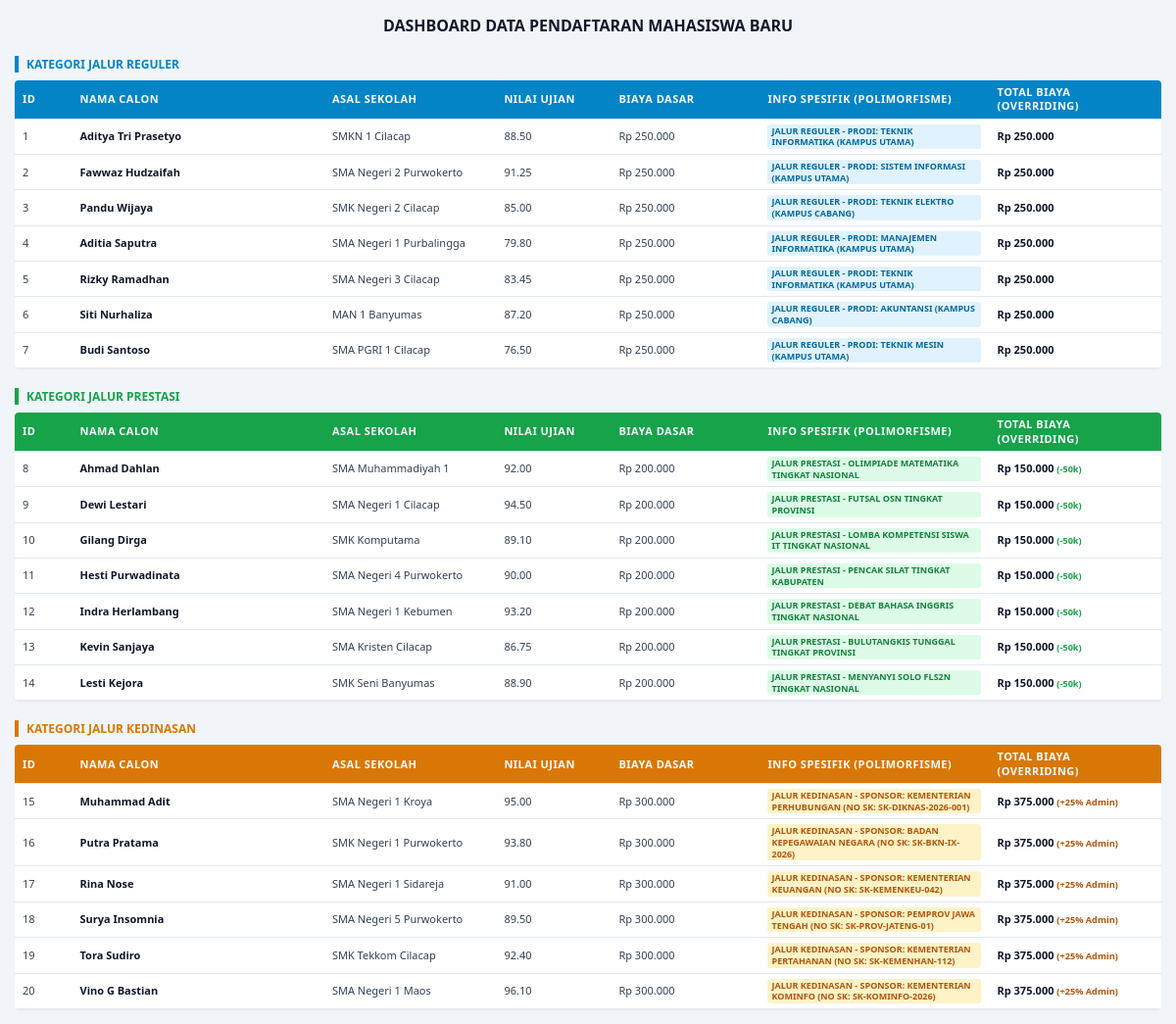
The page / on the database its author committed.
### tables this page shows
CREATE TABLE `tabel_pendaftaran` (
  `id_pendaftaran` int NOT NULL,
  `nama_calon` varchar(255) NOT NULL,
  `asal_sekolah` varchar(150) NOT NULL,
  `nilai_ujian` decimal(5,2) NOT NULL,
  `biaya_pendaftaran_dasar` decimal(10,0) NOT NULL,
  `jalur_pendaftaran` enum('Reguler','Prestasi','Kedinasan') NOT NULL,
  `pilihan_prodi` varchar(100) DEFAULT NULL,
  `lokasi_kampus` varchar(100) DEFAULT NULL,
  `jenis_prestasi` varchar(100) DEFAULT NULL,
  `tingkat_prestasi` varchar(50) DEFAULT NULL,
  `sk_ikatan_dinas` varchar(100) DEFAULT NULL,
  `instansi_sponsor` varchar(150) DEFAULT NULL
);

### pendaftaranreguler.php (called while the page is built, shortened)
<?php
require_once 'Pendaftaran.php';
class PendaftaranReguler extends Pendaftaran {
    private $pilihanProdi;
    private $lokasiKampus;
    public function __construct($id_pendaftaran, $nama_calon, $asal_sekolah, $nilai_ujian, $biayaPendaftaranDasar, $pilihanProdi, $lokasiKampus) {
        $this->pilihanProdi = $pilihanProdi;
        $this->lokasiKampus = $lokasiKampus;
    }
    public function hitungTotalBiaya() {
        return $this->biayaPendaftaranDasar;
    }
    public function tampilkanInfoJalur() {
        return "Jalur Reguler - Prodi: " . $this->pilihanProdi . " (" . $this->lokasiKampus . ")";
    }
    public static function getDaftarReguler($db) {
        $sql = "SELECT id_pendaftaran, nama_calon, asal_sekolah, nilai_ujian, biaya_pendaftaran_dasar, pilihan_prodi, lokasi_kampus
                FROM tabel_pendaftaran
                WHERE jalur_pendaftaran = 'Reguler'";
        return $db->query($sql);
    }
}
?>

### Pendaftaran.php (called while the page is built, shortened)
<?php
abstract class Pendaftaran {
    protected $id_pendaftaran;
    protected $nama_calon;
    protected $asal_sekolah;
    protected $nilai_ujian;
    protected $biayaPendaftaranDasar;
    public function __construct($id_pendaftaran, $nama_calon, $asal_sekolah, $nilai_ujian, $biayaPendaftaranDasar) {
        $this->id_pendaftaran        = $id_pendaftaran;
        $this->nama_calon            = $nama_calon;
        $this->asal_sekolah          = $asal_sekolah;
        $this->nilai_ujian           = $nilai_ujian;
        $this->biayaPendaftaranDasar = $biayaPendaftaranDasar;
    }
    public function getIdPendaftaran() { return $this->id_pendaftaran; }
    public function getNamaCalon() { return $this->nama_calon; }
    public function getAsalSekolah() { return $this->asal_sekolah; }
    public function getNilaiUjian() { return $this->nilai_ujian; }
    public function getBiayaPendaftaranDasar() { return $this->biayaPendaftaranDasar; }
}
?>

### pendaftaranprestasi.php (called while the page is built, shortened)
<?php
require_once 'Pendaftaran.php';
class PendaftaranPrestasi extends Pendaftaran {
    private $jenisPrestasi;
    private $tingkatPrestasi;
    public function __construct($id_pendaftaran, $nama_calon, $asal_sekolah, $nilai_ujian, $biayaPendaftaranDasar, $jenisPrestasi, $tingkatPrestasi) {
        $this->jenisPrestasi = $jenisPrestasi;
        $this->tingkatPrestasi = $tingkatPrestasi;
    }
public function hitungTotalBiaya() {
    return $this->biayaPendaftaranDasar - 50000;
}
    public function tampilkanInfoJalur() {
        return "Jalur Prestasi - " . $this->jenisPrestasi . " Tingkat " . $this->tingkatPrestasi;
    }
    public static function getDaftarPrestasi($db) {
        $sql = "SELECT id_pendaftaran, nama_calon, asal_sekolah, nilai_ujian, biaya_pendaftaran_dasar, jenis_prestasi, tingkat_prestasi
                FROM tabel_pendaftaran
                WHERE jalur_pendaftaran = 'Prestasi'";
        return $db->query($sql);
    }
}
?>

### pendaftarankedinasan.php (called while the page is built, shortened)
<?php
require_once 'Pendaftaran.php';
class PendaftaranKedinasan extends Pendaftaran {
    private $skIkatanDinas;
    private $instansiSponsor;
    public function __construct($id_pendaftaran, $nama_calon, $asal_sekolah, $nilai_ujian, $biayaPendaftaranDasar, $skIkatanDinas, $instansiSponsor) {
        $this->skIkatanDinas = $skIkatanDinas;
        $this->instansiSponsor = $instansiSponsor;
    }
public function hitungTotalBiaya() {
    return $this->biayaPendaftaranDasar * 1.25;
}
    public function tampilkanInfoJalur() {
        return "Jalur Kedinasan - Sponsor: " . $this->instansiSponsor . " (No SK: " . $this->skIkatanDinas . ")";
    }
    public static function getDaftarKedinasan($db) {
        $sql = "SELECT id_pendaftaran, nama_calon, asal_sekolah, nilai_ujian, biaya_pendaftaran_dasar, sk_ikatan_dinas, instansi_sponsor
                FROM tabel_pendaftaran
                WHERE jalur_pendaftaran = 'Kedinasan'";
        return $db->query($sql);
    }
}
?>

### index.php (the view, shortened to what this page needs)
<?php
require_once 'pendaftaranreguler.php';
require_once 'pendaftaranprestasi.php';
require_once 'pendaftarankedinasan.php';
$koneksiObj = new Koneksi();
$db = $koneksiObj->db;
$resultReguler   = PendaftaranReguler::getDaftarReguler($db);
$resultPrestasi  = PendaftaranPrestasi::getDaftarPrestasi($db);
$resultKedinasan = PendaftaranKedinasan::getDaftarKedinasan($db);
$daftarReguler = [];
$daftarPrestasi = [];
$daftarKedinasan = [];
if ($resultReguler && $resultReguler->num_rows > 0) {
    while ($row = $resultReguler->fetch_assoc()) {
        $daftarReguler[] = new PendaftaranReguler(
            $row['id_pendaftaran'], $row['nama_calon'], $row['asal_sekolah'],
            $row['nilai_ujian'], $row['biaya_pendaftaran_dasar'],
            $row['pilihan_prodi'], $row['lokasi_kampus']
        );
    }
}
if ($resultPrestasi && $resultPrestasi->num_rows > 0) {
    while ($row = $resultPrestasi->fetch_assoc()) {
        $daftarPrestasi[] = new PendaftaranPrestasi(
            $row['id_pendaftaran'], $row['nama_calon'], $row['asal_sekolah'],
            $row['nilai_ujian'], $row['biaya_pendaftaran_dasar'],
            $row['jenis_prestasi'], $row['tingkat_prestasi']
        );
    }
}
if ($resultKedinasan && $resultKedinasan->num_rows > 0) {
    while ($row = $resultKedinasan->fetch_assoc()) {
        $daftarKedinasan[] = new PendaftaranKedinasan(
            $row['id_pendaftaran'], $row['nama_calon'], $row['asal_sekolah'],
            $row['nilai_ujian'], $row['biaya_pendaftaran_dasar'],
            $row['sk_ikatan_dinas'], $row['instansi_sponsor']
        );
    }
}
?>
<!DOCTYPE html>
<html lang="id">
<head>
</head>
<body>
<div class="container">
    <h2>DASHBOARD DATA PENDAFTARAN MAHASISWA BARU</h2>
    <div class="section-title reguler-title">Kategori Jalur Reguler</div>
    <table class="reguler-table">
        <thead>
            <tr>
                <th width="5%">ID</th>
                <th width="22%">Nama Calon</th>
                <th width="15%">Asal Sekolah</th>
                <th width="10%">Nilai Ujian</th>
                <th width="13%">Biaya Dasar</th>
                <th width="20%">Info Spesifik (Polimorfisme)</th>
                <th width="15%">Total Biaya (Overriding)</th>
            </tr>
        </thead>
        <tbody>
            <?php foreach ($daftarReguler as $mhs): ?>
                <tr>
                    <td><?= $mhs->getIdPendaftaran(); ?></td>
                    <td><strong><?= htmlspecialchars($mhs->getNamaCalon()); ?></strong></td>
                    <td><?= htmlspecialchars($mhs->getAsalSekolah()); ?></td>
                    <td><?= $mhs->getNilaiUjian(); ?></td>
                    <td>Rp <?= number_format($mhs->getBiayaPendaftaranDasar(), 0, ',', '.'); ?></td>
                    <td><span class="badge badge-reg"><?= $mhs->tampilkanInfoJalur(); ?></span></td>
                    <td><strong>Rp <?= number_format($mhs->hitungTotalBiaya(), 0, ',', '.'); ?></strong></td>
                </tr>
            <?php endforeach; ?>
        </tbody>
    </table>
    <div class="section-title prestasi-title">Kategori Jalur Prestasi</div>
    <table class="prestasi-table">
        <thead>
            <tr>
                <th width="5%">ID</th>
                <th width="22%">Nama Calon</th>
                <th width="15%">Asal Sekolah</th>
                <th width="10%">Nilai Ujian</th>
                <th width="13%">Biaya Dasar</th>
                <th width="20%">Info Spesifik (Polimorfisme)</th>
                <th width="15%">Total Biaya (Overriding)</th>
            </tr>
        </thead>
        <tbody>
            <?php foreach ($daftarPrestasi as $mhs): ?>
                <tr>
                    <td><?= $mhs->getIdPendaftaran(); ?></td>
                    <td><strong><?= htmlspecialchars($mhs->getNamaCalon()); ?></strong></td>
                    <td><?= htmlspecialchars($mhs->getAsalSekolah()); ?></td>
                    <td><?= $mhs->getNilaiUjian(); ?></td>
                    <td>Rp <?= number_format($mhs->getBiayaPendaftaranDasar(), 0, ',', '.'); ?></td>
                    <td><span class="badge badge-pres"><?= $mhs->tampilkanInfoJalur(); ?></span></td>
                    <td><strong>Rp <?= number_format($mhs->hitungTotalBiaya(), 0, ',', '.'); ?></strong> <small style="color:#16a34a; font-weight:bold;">(-50k)</small></td>
                </tr>
            <?php endforeach; ?>
        </tbody>
    </table>
    <div class="section-title kedinasan-title">Kategori Jalur Kedinasan</div>
    <table class="kedinasan-table">
        <thead>
            <tr>
                <th width="5%">ID</th>
                <th width="22%">Nama Calon</th>
                <th width="15%">Asal Sekolah</th>
                <th width="10%">Nilai Ujian</th>
                <th width="13%">Biaya Dasar</th>
                <th width="20%">Info Spesifik (Polimorfisme)</th>
                <th width="15%">Total Biaya (Overriding)</th>
            </tr>
        </thead>
        <tbody>
            <?php foreach ($daftarKedinasan as $mhs): ?>
                <tr>
                    <td><?= $mhs->getIdPendaftaran(); ?></td>
                    <td><strong><?= htmlspecialchars($mhs->getNamaCalon()); ?></strong></td>
                    <td><?= htmlspecialchars($mhs->getAsalSekolah()); ?></td>
                    <td><?= $mhs->getNilaiUjian(); ?></td>
                    <td>Rp <?= number_format($mhs->getBiayaPendaftaranDasar(), 0, ',', '.'); ?></td>
                    <td><span class="badge badge-ked"><?= $mhs->tampilkanInfoJalur(); ?></span></td>
                    <td><strong>Rp <?= number_format($mhs->hitungTotalBiaya(), 0, ',', '.'); ?></strong> <small style="color:#b45309; font-weight:bold;">(+25% Admin)</small></td>
                </tr>
            <?php endforeach; ?>
        </tbody>
    </table>
</div>
</body>
</html>

### index.php (style rules this page uses)
body { font-family: 'Segoe UI', system-ui, sans-serif; background-color: #f1f5f9; margin: 15px; font-size: 11px; color: #334155; }
.container { max-width: 1200px; margin: 0 auto; }
h2 { text-align: center; color: #0f172a; font-size: 16px; margin: 10px 0 20px 0; font-weight: 600; }
.section-title { font-size: 12px; font-weight: 600; margin: 20px 0 8px 0; padding-left: 8px; text-transform: uppercase; }
.reguler-title { border-left: 4px solid #0284c7; color: #0284c7; }
.prestasi-title { border-left: 4px solid #16a34a; color: #16a34a; }
.kedinasan-title { border-left: 4px solid #d97706; color: #d97706; }
table { width: 100%; border-collapse: collapse; background: white; box-shadow: 0 1px 3px rgba(0,0,0,0.05); border-radius: 4px; overflow: hidden; margin-bottom: 15px; }
th, td { padding: 5px 8px; text-align: left; border-bottom: 1px solid #e2e8f0; line-height: 1.3; }
th { color: #f8fafc; font-size: 11px; font-weight: 600; text-transform: uppercase; letter-spacing: 0.5px; }
.reguler-table th { background-color: #0284c7; }
.prestasi-table th { background-color: #16a34a; }
.kedinasan-table th { background-color: #d97706; }
.badge { padding: 1px 4px; border-radius: 3px; font-weight: bold; font-size: 9px; text-transform: uppercase; display: inline-block; }
.badge-reg { background-color: #e0f2fe; color: #0369a1; }
.badge-pres { background-color: #dcfce7; color: #15803d; }
.badge-ked { background-color: #fef3c7; color: #b45309; }
td strong { color: #0f172a; }

### rows shown on the page
tabel_pendaftaran: id_pendaftaran "1", nama_calon "Aditya Tri Prasetyo", asal_sekolah "SMKN 1 Cilacap", nilai_ujian "88.50", biaya_pendaftaran_dasar "250.000", $mhs->tampilkanInfoJalur() "JALUR REGULER - PRODI: TEKNIK INFORMATIKA (KAMPUS UTAMA)"
tabel_pendaftaran: id_pendaftaran "2", nama_calon "Fawwaz Hudzaifah", asal_sekolah "SMA Negeri 2 Purwokerto", nilai_ujian "91.25", biaya_pendaftaran_dasar "250.000", $mhs->tampilkanInfoJalur() "JALUR REGULER - PRODI: SISTEM INFORMASI (KAMPUS UTAMA)"
tabel_pendaftaran: id_pendaftaran "3", nama_calon "Pandu Wijaya", asal_sekolah "SMK Negeri 2 Cilacap", nilai_ujian "85.00", biaya_pendaftaran_dasar "250.000", $mhs->tampilkanInfoJalur() "JALUR REGULER - PRODI: TEKNIK ELEKTRO (KAMPUS CABANG)"
tabel_pendaftaran: id_pendaftaran "4", nama_calon "Aditia Saputra", asal_sekolah "SMA Negeri 1 Purbalingga", nilai_ujian "79.80", biaya_pendaftaran_dasar "250.000", $mhs->tampilkanInfoJalur() "JALUR REGULER - PRODI: MANAJEMEN INFORMATIKA (KAMPUS UTAMA)"
tabel_pendaftaran: id_pendaftaran "5", nama_calon "Rizky Ramadhan", asal_sekolah "SMA Negeri 3 Cilacap", nilai_ujian "83.45", biaya_pendaftaran_dasar "250.000", $mhs->tampilkanInfoJalur() "JALUR REGULER - PRODI: TEKNIK INFORMATIKA (KAMPUS UTAMA)"
tabel_pendaftaran: id_pendaftaran "6", nama_calon "Siti Nurhaliza", asal_sekolah "MAN 1 Banyumas", nilai_ujian "87.20", biaya_pendaftaran_dasar "250.000", $mhs->tampilkanInfoJalur() "JALUR REGULER - PRODI: AKUNTANSI (KAMPUS CABANG)"
tabel_pendaftaran: id_pendaftaran "7", nama_calon "Budi Santoso", asal_sekolah "SMA PGRI 1 Cilacap", nilai_ujian "76.50", biaya_pendaftaran_dasar "250.000", $mhs->tampilkanInfoJalur() "JALUR REGULER - PRODI: TEKNIK MESIN (KAMPUS UTAMA)"
tabel_pendaftaran: id_pendaftaran "8", nama_calon "Ahmad Dahlan", asal_sekolah "SMA Muhammadiyah 1", nilai_ujian "92.00", biaya_pendaftaran_dasar "200.000", $mhs->tampilkanInfoJalur() "JALUR PRESTASI - OLIMPIADE MATEMATIKA TINGKAT NASIONAL", biaya_pendaftaran_dasar "150.000"
tabel_pendaftaran: id_pendaftaran "9", nama_calon "Dewi Lestari", asal_sekolah "SMA Negeri 1 Cilacap", nilai_ujian "94.50", biaya_pendaftaran_dasar "200.000", $mhs->tampilkanInfoJalur() "JALUR PRESTASI - FUTSAL OSN TINGKAT PROVINSI", biaya_pendaftaran_dasar "150.000"
tabel_pendaftaran: id_pendaftaran "10", nama_calon "Gilang Dirga", asal_sekolah "SMK Komputama", nilai_ujian "89.10", biaya_pendaftaran_dasar "200.000", $mhs->tampilkanInfoJalur() "JALUR PRESTASI - LOMBA KOMPETENSI SISWA IT TINGKAT NASIONAL", biaya_pendaftaran_dasar "150.000"
tabel_pendaftaran: id_pendaftaran "11", nama_calon "Hesti Purwadinata", asal_sekolah "SMA Negeri 4 Purwokerto", nilai_ujian "90.00", biaya_pendaftaran_dasar "200.000", $mhs->tampilkanInfoJalur() "JALUR PRESTASI - PENCAK SILAT TINGKAT KABUPATEN", biaya_pendaftaran_dasar "150.000"
tabel_pendaftaran: id_pendaftaran "12", nama_calon "Indra Herlambang", asal_sekolah "SMA Negeri 1 Kebumen", nilai_ujian "93.20", biaya_pendaftaran_dasar "200.000", $mhs->tampilkanInfoJalur() "JALUR PRESTASI - DEBAT BAHASA INGGRIS TINGKAT NASIONAL", biaya_pendaftaran_dasar "150.000"
tabel_pendaftaran: id_pendaftaran "13", nama_calon "Kevin Sanjaya", asal_sekolah "SMA Kristen Cilacap", nilai_ujian "86.75", biaya_pendaftaran_dasar "200.000", $mhs->tampilkanInfoJalur() "JALUR PRESTASI - BULUTANGKIS TUNGGAL TINGKAT PROVINSI", biaya_pendaftaran_dasar "150.000"
tabel_pendaftaran: id_pendaftaran "14", nama_calon "Lesti Kejora", asal_sekolah "SMK Seni Banyumas", nilai_ujian "88.90", biaya_pendaftaran_dasar "200.000", $mhs->tampilkanInfoJalur() "JALUR PRESTASI - MENYANYI SOLO FLS2N TINGKAT NASIONAL", biaya_pendaftaran_dasar "150.000"
tabel_pendaftaran: id_pendaftaran "15", nama_calon "Muhammad Adit", asal_sekolah "SMA Negeri 1 Kroya", nilai_ujian "95.00", biaya_pendaftaran_dasar "300.000", $mhs->tampilkanInfoJalur() "JALUR KEDINASAN - SPONSOR: KEMENTERIAN PERHUBUNGAN (NO SK: SK-DIKNAS-2026-001)", biaya_pendaftaran_dasar "375.000"
tabel_pendaftaran: id_pendaftaran "16", nama_calon "Putra Pratama", asal_sekolah "SMK Negeri 1 Purwokerto", nilai_ujian "93.80", biaya_pendaftaran_dasar "300.000", $mhs->tampilkanInfoJalur() "JALUR KEDINASAN - SPONSOR: BADAN KEPEGAWAIAN NEGARA (NO SK: SK-BKN-IX-2026)", biaya_pendaftaran_dasar "375.000"
tabel_pendaftaran: id_pendaftaran "17", nama_calon "Rina Nose", asal_sekolah "SMA Negeri 1 Sidareja", nilai_ujian "91.00", biaya_pendaftaran_dasar "300.000", $mhs->tampilkanInfoJalur() "JALUR KEDINASAN - SPONSOR: KEMENTERIAN KEUANGAN (NO SK: SK-KEMENKEU-042)", biaya_pendaftaran_dasar "375.000"
tabel_pendaftaran: id_pendaftaran "18", nama_calon "Surya Insomnia", asal_sekolah "SMA Negeri 5 Purwokerto", nilai_ujian "89.50", biaya_pendaftaran_dasar "300.000", $mhs->tampilkanInfoJalur() "JALUR KEDINASAN - SPONSOR: PEMPROV JAWA TENGAH (NO SK: SK-PROV-JATENG-01)", biaya_pendaftaran_dasar "375.000"
tabel_pendaftaran: id_pendaftaran "19", nama_calon "Tora Sudiro", asal_sekolah "SMK Tekkom Cilacap", nilai_ujian "92.40", biaya_pendaftaran_dasar "300.000", $mhs->tampilkanInfoJalur() "JALUR KEDINASAN - SPONSOR: KEMENTERIAN PERTAHANAN (NO SK: SK-KEMENHAN-112)", biaya_pendaftaran_dasar "375.000"
tabel_pendaftaran: id_pendaftaran "20", nama_calon "Vino G Bastian", asal_sekolah "SMA Negeri 1 Maos", nilai_ujian "96.10", biaya_pendaftaran_dasar "300.000", $mhs->tampilkanInfoJalur() "JALUR KEDINASAN - SPONSOR: KEMENTERIAN KOMINFO (NO SK: SK-KOMINFO-2026)", biaya_pendaftaran_dasar "375.000"
